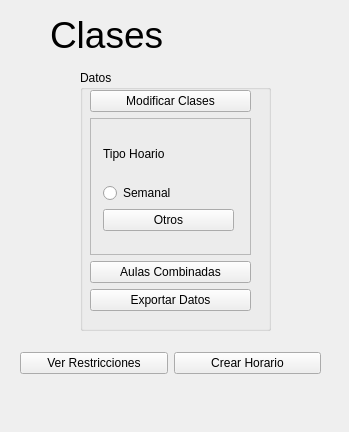
<?xml version="1.0" encoding="UTF-8"?>
<ui version="4.0">
 <class>Clases</class>
 <widget class="QWidget" name="Clases">
  <property name="geometry">
   <rect>
    <x>0</x>
    <y>0</y>
    <width>349</width>
    <height>432</height>
   </rect>
  </property>
  <property name="windowTitle">
   <string>horarioClas</string>
  </property>
  <widget class="QLabel" name="Title">
   <property name="geometry">
    <rect>
     <x>50</x>
     <y>10</y>
     <width>181</width>
     <height>50</height>
    </rect>
   </property>
   <property name="font">
    <font>
     <pointsize>28</pointsize>
    </font>
   </property>
   <property name="text">
    <string>Clases</string>
   </property>
  </widget>
  <widget class="QGroupBox" name="Datos">
   <property name="geometry">
    <rect>
     <x>80</x>
     <y>70</y>
     <width>191</width>
     <height>261</height>
    </rect>
   </property>
   <property name="title">
    <string>Datos</string>
   </property>
   <widget class="QWidget" name="layoutWidget">
    <property name="geometry">
     <rect>
      <x>10</x>
      <y>20</y>
      <width>161</width>
      <height>221</height>
     </rect>
    </property>
    <layout class="QVBoxLayout" name="verticalLayout_2">
     <item>
      <widget class="QPushButton" name="modificar">
       <property name="text">
        <string>Modificar Clases</string>
       </property>
      </widget>
     </item>
     <item>
      <widget class="QFrame" name="frame">
       <property name="frameShape">
        <enum>QFrame::Shape::StyledPanel</enum>
       </property>
       <property name="frameShadow">
        <enum>QFrame::Shadow::Raised</enum>
       </property>
       <widget class="QWidget" name="layoutWidget">
        <property name="geometry">
         <rect>
          <x>13</x>
          <y>12</y>
          <width>131</width>
          <height>101</height>
         </rect>
        </property>
        <layout class="QVBoxLayout" name="verticalLayout">
         <item>
          <widget class="QLabel" name="tipo">
           <property name="text">
            <string>Tipo Hoario</string>
           </property>
          </widget>
         </item>
         <item>
          <widget class="QRadioButton" name="semanal">
           <property name="text">
            <string>Semanal</string>
           </property>
          </widget>
         </item>
         <item>
          <widget class="QPushButton" name="otros">
           <property name="text">
            <string>Otros</string>
           </property>
          </widget>
         </item>
        </layout>
       </widget>
      </widget>
     </item>
     <item>
      <widget class="QPushButton" name="aulasCombinadas">
       <property name="text">
        <string>Aulas Combinadas</string>
       </property>
      </widget>
     </item>
     <item>
      <widget class="QPushButton" name="exportar">
       <property name="text">
        <string>Exportar Datos</string>
       </property>
      </widget>
     </item>
    </layout>
   </widget>
  </widget>
  <widget class="QWidget" name="layoutWidget">
   <property name="geometry">
    <rect>
     <x>20</x>
     <y>350</y>
     <width>301</width>
     <height>26</height>
    </rect>
   </property>
   <layout class="QHBoxLayout" name="horizontalLayout_3">
    <item>
     <widget class="QPushButton" name="restricciones">
      <property name="text">
       <string>Ver Restricciones</string>
      </property>
     </widget>
    </item>
    <item>
     <widget class="QPushButton" name="crearHorario">
      <property name="text">
       <string>Crear Horario</string>
      </property>
     </widget>
    </item>
   </layout>
  </widget>
 </widget>
 <resources/>
 <connections/>
</ui>
